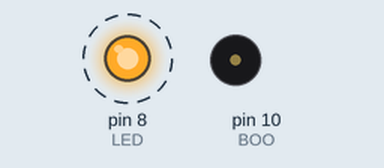
Recording of a sketch running on a simulated Arduino Uno, built with avr-gcc and run on an emulated ATmega328P. On the bench: output pins drawn as LEDs (lit = HIGH), buzzer (waves = sounding). Dashed ring = blinking.

Above: at 0.6 s.
At 5.12 s:
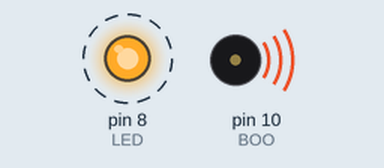
Timing chart, 0 to 5.8 s (numbered marks = the images above):
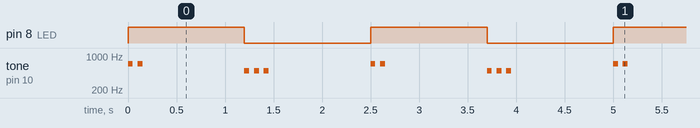

The sketch:

210202_test01.ino
```cpp
// main() 숨겨져 있음.
const int LED = 8;
const int BOO = 10;
int valLed = "";
int valBOO = "";
//int note[] = {2093,2349,2637,2793,3136,3520,3951,4186}; //도레미파솔라시도
//int air[] = {2637,2349,2093,2349,2637,2637,2637,2349,2349,2349,2637,3136,3136,2637,2349,2093,2349,2637,2637,2637,2349,2349,2637,2349,2093};
// 장치에 대한 환경설정
void setup() {
  // put your setup code here, to run once:
  pinMode(LED, OUTPUT);
  /* int elementCount = sizeof(air) / sizeof(int);
    for (int i=0; i < elementCount; i++)    //note를 play
    {
     tone(BOO,air[i],500);
     delay(200);
    }
  */
}

// 동작하는 루틴 적용
// 무한루프 ↓
void loop() {
  // put your main code here, to run repeatedly:
  digitalWrite(LED, HIGH);

  if (digitalRead(LED) == HIGH) {
    for(int i = 0;i<2;i++){
       tone(BOO, 700,50);
      delay(100);
    }
  }
    delay(1000);
  digitalWrite(LED, LOW);
   if (digitalRead(LED) == LOW) {
    for(int i = 0;i<3;i++){
       tone(BOO, 500,50);
      delay(100);
    }
  }
  delay(1000);

}
```

Measured:
- by itself, pin 8 (LED): alternates HIGH for 1.2 s and LOW for 1.3 s
- by itself, tone on pin 10 (BOO): repeats every 2.5 s: silent 0.05 s, 700 Hz 0.05 s, silent 1.1 s, 2 × (500 Hz 0.05 s, silent 0.05 s), 500 Hz 0.05 s, silent 1.1 s, 700 Hz 0.05 s
